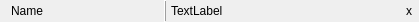
<?xml version="1.0" encoding="UTF-8"?>
<ui version="4.0">
 <class>ImportedDelegateWidget</class>
 <widget class="QWidget" name="ImportedDelegateWidget">
  <property name="geometry">
   <rect>
    <x>0</x>
    <y>0</y>
    <width>419</width>
    <height>22</height>
   </rect>
  </property>
  <property name="windowTitle">
   <string>Form</string>
  </property>
  <property name="autoFillBackground">
   <bool>true</bool>
  </property>
  <property name="styleSheet">
   <string notr="true"/>
  </property>
  <layout class="QHBoxLayout" name="horizontalLayout">
   <property name="spacing">
    <number>4</number>
   </property>
   <property name="topMargin">
    <number>0</number>
   </property>
   <property name="rightMargin">
    <number>0</number>
   </property>
   <property name="bottomMargin">
    <number>0</number>
   </property>
   <item>
    <widget class="QLabel" name="nameLabel">
     <property name="sizePolicy">
      <sizepolicy hsizetype="Preferred" vsizetype="Preferred">
       <horstretch>2</horstretch>
       <verstretch>0</verstretch>
      </sizepolicy>
     </property>
     <property name="text">
      <string>Name</string>
     </property>
    </widget>
   </item>
   <item>
    <widget class="Line" name="line">
     <property name="frameShadow">
      <enum>QFrame::Raised</enum>
     </property>
     <property name="orientation">
      <enum>Qt::Vertical</enum>
     </property>
    </widget>
   </item>
   <item>
    <widget class="QLabel" name="hiearchylabel">
     <property name="sizePolicy">
      <sizepolicy hsizetype="Preferred" vsizetype="Preferred">
       <horstretch>3</horstretch>
       <verstretch>3</verstretch>
      </sizepolicy>
     </property>
     <property name="styleSheet">
      <string notr="true"/>
     </property>
     <property name="text">
      <string>TextLabel</string>
     </property>
    </widget>
   </item>
   <item>
    <widget class="QToolButton" name="removeButton">
     <property name="toolTip">
      <string>cancel import</string>
     </property>
     <property name="text">
      <string>x</string>
     </property>
     <property name="toolButtonStyle">
      <enum>Qt::ToolButtonTextOnly</enum>
     </property>
     <property name="autoRaise">
      <bool>true</bool>
     </property>
    </widget>
   </item>
  </layout>
 </widget>
 <resources/>
 <connections/>
</ui>
